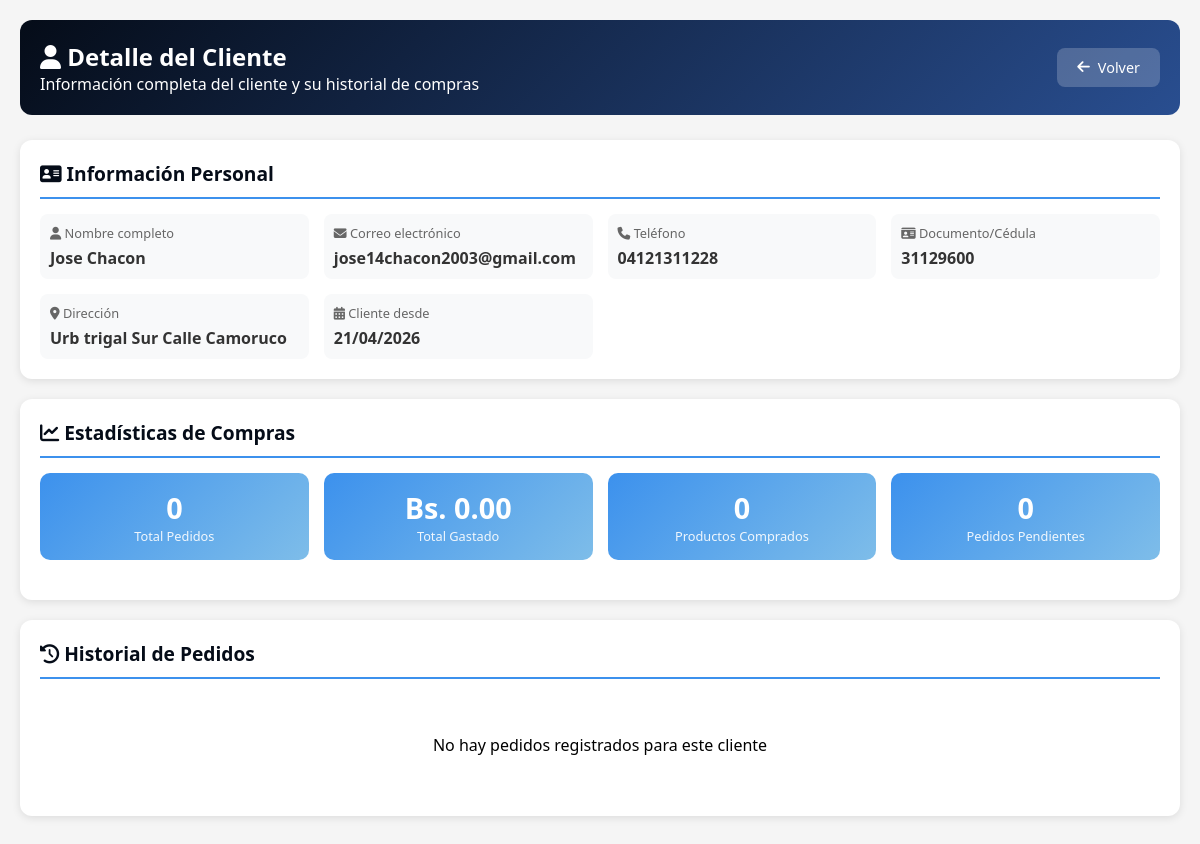
Screenshot of /clientes/detalle_cliente.php?id=7 with the database file from the repository.
### tables this page shows
CREATE TABLE `users` (
  `id` int NOT NULL AUTO_INCREMENT,
  `nombre` varchar(100) NOT NULL,
  `correo` varchar(100) NOT NULL,
  `password` varchar(255) NOT NULL,
  `direccion` varchar(255) DEFAULT NULL,
  `estado` varchar(20) DEFAULT 'activo',
  `cedula` varchar(20) DEFAULT NULL,
  `telefono` varchar(20) DEFAULT NULL,
  `foto_perfil` varchar(255) DEFAULT NULL,
  `rol` varchar(20) DEFAULT 'usuario',
  `is_active` tinyint(1) DEFAULT '1',
  `email_verified` tinyint(1) DEFAULT '0',
  `verification_token` varchar(255) DEFAULT NULL,
  `last_login` datetime DEFAULT NULL,
  `created_at` timestamp NULL DEFAULT CURRENT_TIMESTAMP,
  PRIMARY KEY (`id`),
  UNIQUE KEY `correo` (`correo`),
  UNIQUE KEY `cedula` (`cedula`),
  KEY `idx_users_estado` (`estado`),
  KEY `idx_users_correo` (`correo`)
);

### clientes/detalle_cliente.php (the view, shortened to what this page needs)
<?php
$host = 'localhost';
$dbname = 'carrito_db';
$username = 'root';
$password = '';
try {
    $pdo = new PDO("mysql:host=$host;dbname=$dbname;charset=utf8mb4", $username, $password);
    $pdo->setAttribute(PDO::ATTR_ERRMODE, PDO::ERRMODE_EXCEPTION);
} catch(PDOException $e) {
    die("Error de conexión: " . $e->getMessage());
}
$cliente_id = isset($_GET['id']) ? (int)$_GET['id'] : 0;
$stmt = $pdo->prepare("SELECT id, nombre, correo as email, telefono, cedula as documento, direccion, estado, created_at as fecha_registro
                        FROM users WHERE id = ? AND rol = 'usuario'");
$stmt->execute([$cliente_id]);
$cliente = $stmt->fetch(PDO::FETCH_ASSOC);
$stmtResumen = $pdo->prepare("SELECT
    COUNT(DISTINCT p.id) as total_pedidos,
    COALESCE(SUM(p.total), 0) as total_gastado,
    COALESCE(SUM(pd.cantidad), 0) as total_productos,
    MAX(p.created_at) as ultima_compra,
    COUNT(DISTINCT CASE WHEN p.estado = 'pendiente' THEN p.id END) as pedidos_pendientes,
    COUNT(DISTINCT CASE WHEN p.estado = 'completado' THEN p.id END) as pedidos_completados,
    COUNT(DISTINCT CASE WHEN p.estado = 'facturado' THEN p.id END) as pedidos_facturados,
    COUNT(DISTINCT CASE WHEN p.estado = 'cancelado' THEN p.id END) as pedidos_cancelados
FROM pedidos p
LEFT JOIN pedido_detalles pd ON p.id = pd.pedido_id
WHERE p.usuario_id = ?");
$stmtResumen->execute([$cliente_id]);
$resumen = $stmtResumen->fetch(PDO::FETCH_ASSOC);
$stmtPedidos = $pdo->prepare("SELECT
    p.id,
    p.numero_pedido,
    p.total,
    p.estado,
    p.metodo_pago,
    p.created_at as fecha,
    (SELECT COUNT(*) FROM pedido_detalles WHERE pedido_id = p.id) as total_productos
FROM pedidos p
WHERE p.usuario_id = ?
ORDER BY p.created_at DESC
LIMIT 20");
$stmtPedidos->execute([$cliente_id]);
$pedidos = $stmtPedidos->fetchAll(PDO::FETCH_ASSOC);
?>
<!DOCTYPE html>
<html lang="es">
<head>
    <link rel="stylesheet" href="https://cdnjs.cloudflare.com/ajax/libs/font-awesome/6.4.0/css/all.min.css">
</head>
<body>
<div class="container">
    <div class="header">
        <div>
            <h2><i class="fas fa-user"></i> Detalle del Cliente</h2>
            <p>Información completa del cliente y su historial de compras</p>
        </div>
        <a href="javascript:history.back()" class="btn-back"><i class="fas fa-arrow-left"></i> Volver</a>
    </div>
    <div class="card">
        <h3 class="card-title"><i class="fas fa-address-card"></i> Información Personal</h3>
        <div class="info-grid">
            <div class="info-item">
                <div class="info-label"><i class="fas fa-user"></i> Nombre completo</div>
                <div class="info-value"><?php echo htmlspecialchars($cliente['nombre']); ?></div>
            </div>
            <div class="info-item">
                <div class="info-label"><i class="fas fa-envelope"></i> Correo electrónico</div>
                <div class="info-value"><?php echo htmlspecialchars($cliente['email']); ?></div>
            </div>
            <div class="info-item">
                <div class="info-label"><i class="fas fa-phone"></i> Teléfono</div>
                <div class="info-value"><?php echo htmlspecialchars($cliente['telefono'] ?? 'No registrado'); ?></div>
            </div>
            <div class="info-item">
                <div class="info-label"><i class="fas fa-id-card"></i> Documento/Cédula</div>
                <div class="info-value"><?php echo htmlspecialchars($cliente['documento'] ?? 'No registrado'); ?></div>
            </div>
            <div class="info-item">
                <div class="info-label"><i class="fas fa-map-marker-alt"></i> Dirección</div>
                <div class="info-value"><?php echo htmlspecialchars($cliente['direccion'] ?? 'No registrada'); ?></div>
            </div>
            <div class="info-item">
                <div class="info-label"><i class="fas fa-calendar-alt"></i> Cliente desde</div>
                <div class="info-value"><?php echo date('d/m/Y', strtotime($cliente['fecha_registro'])); ?></div>
            </div>
        </div>
    </div>
    <div class="card">
        <h3 class="card-title"><i class="fas fa-chart-line"></i> Estadísticas de Compras</h3>
        <div class="stats-grid">
            <div class="stat-card">
                <div class="stat-number"><?php echo $resumen['total_pedidos'] ?? 0; ?></div>
                <div class="stat-label">Total Pedidos</div>
            </div>
            <div class="stat-card">
                <div class="stat-number">Bs. <?php echo number_format($resumen['total_gastado'] ?? 0, 2); ?></div>
                <div class="stat-label">Total Gastado</div>
            </div>
            <div class="stat-card">
                <div class="stat-number"><?php echo $resumen['total_productos'] ?? 0; ?></div>
                <div class="stat-label">Productos Comprados</div>
            </div>
            <div class="stat-card">
                <div class="stat-number"><?php echo $resumen['pedidos_pendientes'] ?? 0; ?></div>
                <div class="stat-label">Pedidos Pendientes</div>
            </div>
        </div>
    </div>
    <div class="card">
        <h3 class="card-title"><i class="fas fa-history"></i> Historial de Pedidos</h3>
        <?php if (empty($pedidos)): ?>
            <p style="text-align:center; padding: 40px;">No hay pedidos registrados para este cliente</p>
        <?php endif; ?>
    </div>
</div>
</body>
</html>

### clientes/detalle_cliente.php (style rules this page uses)
* { margin: 0; padding: 0; box-sizing: border-box; font-family: 'Segoe UI', Tahoma, Geneva, Verdana, sans-serif; }
body { background: #f5f5f5; padding: 20px; }
.container { max-width: 1200px; margin: 0 auto; }
.header { background: linear-gradient(135deg, #050C18, #294E90); color: white; padding: 20px; border-radius: 12px; margin-bottom: 25px; display: flex; justify-content: space-between; align-items: center; flex-wrap: wrap; }
.btn-back { background: rgba(255,255,255,0.2); color: white; border: none; padding: 10px 20px; border-radius: 8px; cursor: pointer; font-size: 0.9rem; text-decoration: none; display: inline-flex; align-items: center; gap: 8px; }
.card { background: white; border-radius: 12px; padding: 20px; margin-bottom: 20px; box-shadow: 0 2px 8px rgba(0,0,0,0.1); }
.card-title { font-size: 1.2rem; font-weight: 600; margin-bottom: 15px; padding-bottom: 10px; border-bottom: 2px solid #3C91ED; color: #050C18; }
.info-grid { display: grid; grid-template-columns: repeat(auto-fit, minmax(250px, 1fr)); gap: 15px; }
.info-item { padding: 10px; background: #f8f9fa; border-radius: 8px; }
.info-label { font-size: 0.8rem; color: #666; margin-bottom: 5px; }
.info-value { font-size: 1rem; font-weight: 600; color: #333; }
.stats-grid { display: grid; grid-template-columns: repeat(auto-fit, minmax(150px, 1fr)); gap: 15px; margin-bottom: 20px; }
.stat-card { background: linear-gradient(135deg, #3C91ED, #7EBDE9); color: white; padding: 15px; border-radius: 10px; text-align: center; }
.stat-number { font-size: 1.8rem; font-weight: 800; }
.stat-label { font-size: 0.8rem; opacity: 0.9; }

### rows the page displays
users: nombre "Jose Chacon", correo "jose14chacon2003@gmail.com", telefono "04121311228", cedula "31129600", direccion "Urb trigal Sur Calle Camoruco", created_at "21/04/2026"

### other values shown
$resumen['total_pedidos'] "0"
$resumen['total_gastado'] "0.00"
$resumen['total_productos'] "0"
$resumen['pedidos_pendientes'] "0"
